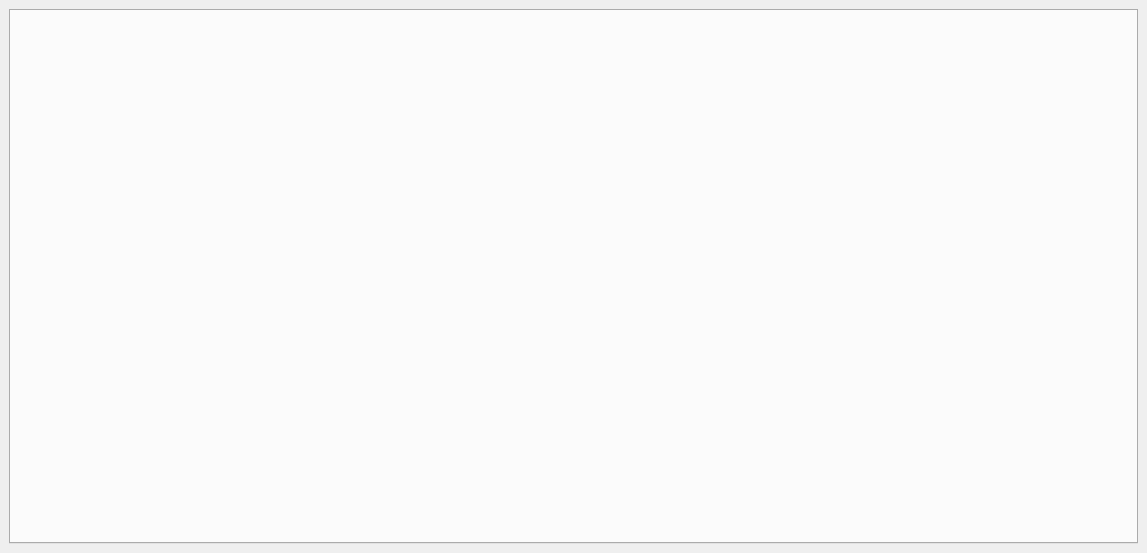
<?xml version="1.0" encoding="UTF-8"?>
<ui version="4.0">
 <class>MainWindow</class>
 <widget class="QMainWindow" name="MainWindow">
  <property name="geometry">
   <rect>
    <x>0</x>
    <y>0</y>
    <width>1147</width>
    <height>553</height>
   </rect>
  </property>
  <property name="windowTitle">
   <string>MainWindow</string>
  </property>
  <widget class="QWidget" name="centralwidget">
   <layout class="QVBoxLayout" name="verticalLayout">
    <item>
     <widget class="QTabWidget" name="maintabWidget">
      <property name="currentIndex">
       <number>-1</number>
      </property>
      <property name="tabsClosable">
       <bool>true</bool>
      </property>
     </widget>
    </item>
   </layout>
  </widget>
  <action name="actionCloseTab">
   <property name="enabled">
    <bool>true</bool>
   </property>
   <property name="text">
    <string>CloseTab</string>
   </property>
   <property name="toolTip">
    <string>CloseTab</string>
   </property>
   <property name="shortcut">
    <string>Ctrl+W</string>
   </property>
  </action>
 </widget>
 <resources/>
 <connections/>
</ui>
